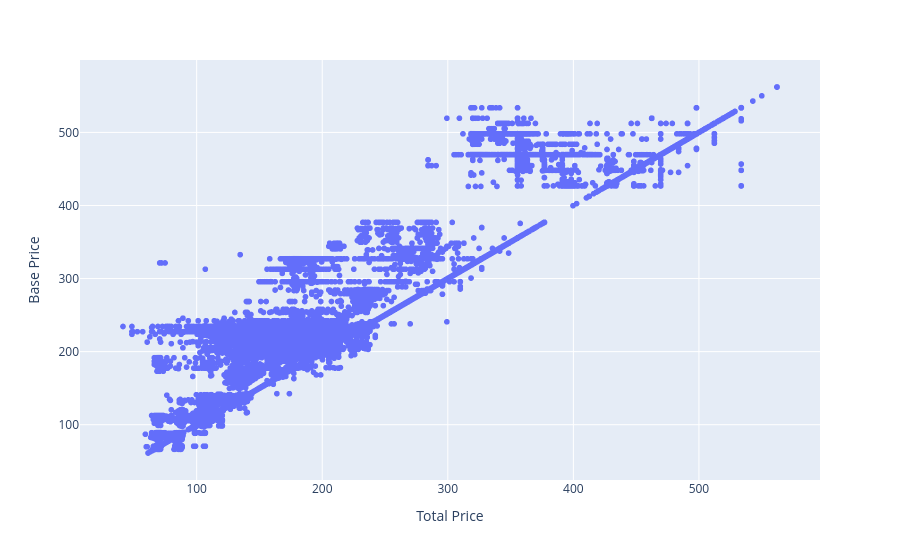

Notebook source saved alongside this figure:
### Code cell
scatter(df_final, x="Total Price", y="Base Price")

### Figure 1 — Plotly figure (JSON) as saved in the notebook; plotly's stock layout.template omitted (floating-point values rounded to 4 significant figures; data arrays with more than 128 entries replaced by an {"elided": "..."} marker saying what was removed)
{"data": [{"hovertemplate": "Total Price=%{x}<br>Base Price=%{y}<extra></extra>", "legendgroup": "", "marker": {"color": "#636efa", "symbol": "circle"}, "mode": "markers", "name": "", "showlegend": false, "type": "scattergl", "x": {"elided": "150149 float values"}, "xaxis": "x", "y": {"elided": "150149 float values"}, "yaxis": "y"}], "layout": {"legend": {"tracegroupgap": 0}, "margin": {"t": 60}, "xaxis": {"anchor": "y", "domain": [0, 1], "title": {"text": "Total Price"}}, "yaxis": {"anchor": "x", "domain": [0, 1], "title": {"text": "Base Price"}}}}
